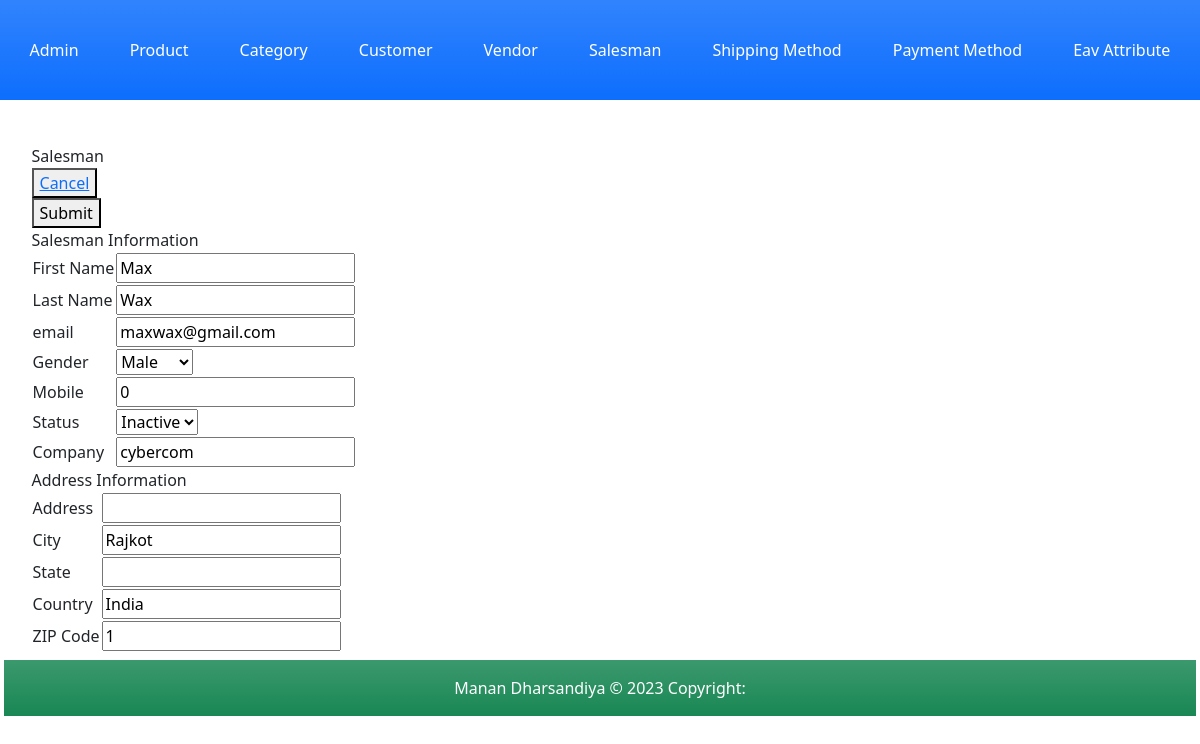
Page /Index.php?c=salesman&a=edit&id=16 on the committed database.
### tables this page shows
CREATE TABLE `salesman` (
  `salesman_id` int(11) NOT NULL,
  `first_name` varchar(255) NOT NULL,
  `last_name` varchar(255) NOT NULL,
  `email` varchar(255) NOT NULL,
  `gender` tinyint(4) NOT NULL,
  `mobile` int(10) NOT NULL,
  `status` tinyint(4) NOT NULL,
  `company` varchar(255) NOT NULL,
  `created_at` datetime NOT NULL,
  `updated_at` datetime DEFAULT NULL
);

CREATE TABLE `salesman_address` (
  `address_id` int(11) NOT NULL,
  `salesman_id` int(11) NOT NULL,
  `address` varchar(255) NOT NULL,
  `city` varchar(50) NOT NULL,
  `state` varchar(50) NOT NULL,
  `country` varchar(50) NOT NULL,
  `zip` int(8) NOT NULL
);

### Block/Core/Template.php (called while the page is built, shortened)
<?php
class Block_Core_Template extends Model_Core_View
{
	protected $children =  [];
	public function getChildren()
	{
		return $this->children;
	}
	public function addChild($key, $value)
	{
		$this->children[$key] = $value;
		return $this;
	}
}
?>

### Model/Core/View.php (called while the page is built, shortened)
<?php
class Model_Core_View
{
	protected $data = [];
	protected $template = null;
	public function setData($data)
	{
		$this->data = $data;
		return $this;
	}
	public function getData()
	{
		return $this->data;
	}
	public function setTemplate($template)
	{
		$this->template = $template;
		return $this;
	}
	public function getTemplate()
	{
		return $this->template;
	}
	public function render()
	{
		require 'View' . DS . $this->getTemplate();
	}
	public function getUrl($action = null, $controller = null, $params = [], $resetParam = false)
	{
		return Ccc::getModel('Core_Url')->getUrl($action, $controller, $params, $resetParam);
	}
}
?>

### Controller/Salesman.php (called while the page is built, shortened)
<?php
class Controller_Salesman extends Controller_Core_Action
{
	public function editAction()
	{
		try {
			if ($id = (int) $this->getRequest()->getParams('id')) {
				if (!($salesman =  Ccc::getModel('Salesman')->load($id))) {
					throw new Exception("Invalid Id.", 1);
				}
			}
			$salesmanAddress =  Ccc::getModel('Salesman');
			$salesmanAddress->getResource()->setTableName('salesman_address');
			if (!$salesmanAddress->load($id)) {
				throw new Exception("Invalid Id.", 1);
			}
			$layout = $this->getLayout();
			$layout->addContent('edit', $layout->createBlock('Salesman_Edit')->setData(['salesman' => $salesman, 'salesmanAddress' => $salesmanAddress]));
			$layout->render();
		} catch (Exception $e) {
			$this->getMessage()->addMessage($e->getMessage(),Model_Core_Message::FAILURE);
			$this->redirect('grid');
		}
	}
}
?>

### Controller/Core/Front.php (called while the page is built, shortened)
<?php
class Controller_Core_Front
{
	public function init()
	{
		$request = Ccc::getModel('Core_Request');
		$controller = new $controllerClassName();
		$actionName = $request->getActionName().'Action';
		$controller->$actionName();
	}
}
?>

### Index.php (called while the page is built, shortened)
<?php
spl_autoload_register(function ($className) {
    $classPath = str_replace('_', '/', $className);
});
class Ccc
{
	public static function init()
	{
		$front = new Controller_Core_Front();
		$front->init();
	}
	public static function getModel($className)
	{
		return new $className();
	}
}
Ccc::init();
?>

### Model/Core/Url.php (called while the page is built, shortened)
<?php
class Model_Core_Url
{
	public function getUrl($action = null, $controller = null, $params = [], $resetParam = false)
	{
		$request = Ccc::getModel('Core_Request');
		$final = $request->getParams();
		if ($resetParam) {
			$final = [];
		}
		if ($controller) {
			$final['c'] = $controller;
		}
		else {
			$final['c'] = $request->getControllerName();
		}
		if ($action) {
			$final['a'] = $action;
		}
		else {
			$final['a'] = $request->getActionName();
		}
		$queryString = http_build_query($final);
		$url = $_SERVER['REQUEST_SCHEME'] . "://" . $_SERVER['HTTP_HOST'] . $_SERVER['SCRIPT_NAME'] . "?" . $queryString;
		return $url;
	}
}
?>

### Model/Core/Request.php (called while the page is built, shortened)
<?php
class Model_Core_Request
{
	public function getParams($key=null, $value=null)
	{
		if ($key == null) {
			return $_GET;
		}
		if (array_key_exists($key, $_GET)) {
			return $_GET[$key];
		}
		return $value;
	}
	public function getControllerName()
	{
		return $this->getParams('c', 'product');
	}
}
?>

### Block/Salesman/Edit.php (called while the page is built, shortened)
<?php
class Block_Salesman_Edit extends Block_Core_Template
{
	public function getSalesman()
	{
		return $this->getData('salesman');
	}
	public function getSalesmanAddress()
	{
		return $this->getData('salesmanAddress');
	}
}
?>

### Model/Core/Table.php (called while the page is built, shortened)
<?php
class Model_Core_Table
{
	protected $data = [];
	protected $resource = null;
	public function setResource($resource)
	{
		$this->resource = $resource;
		return $this;
	}
	public function getResource()
	{
		if ($this->resource) {
			return $this->resource;
		}
		$resource = new $this->resourceClass();
		return $resource;
	}
	public function getTableName()
	{
		return $this->getResource()->getTableName();
	}
	public function getPrimaryKey()
	{
		return $this->getResource()->getPrimaryKey();
	}
	public function __get($key)
	{
		if (array_key_exists($key, $this->data)) {
			return $this->data[$key];
		}
		return null;
	}
	public function setData($data)
	{
		$this->data = array_merge($this->data, $data);
		return $this;
	}
	public function load($id, $column = null)
	{
		if (!$column) {
			$column = $this->getPrimaryKey();
		}
		$query = "SELECT * FROM `{$this->getTableName()}` WHERE `{$column}` = '{$id}'";
		$row = $this->getResource()->fetchRow($query);
		return $this;
	}
}
?>

### Model/Core/Adapter.php (called while the page is built, shortened)
<?php
class Model_Core_Adapter
{
	public $config = [
		'host' => 'localhost',
		'username' => 'root',
		'password' => '',
		'dbname' => 'newmvc-manan_dharsandiya'
	];
	public function connect(){
		$connect = mysqli_connect(
			$this->config['host'],
			$this->config['username'],
			$this->config['password'],
			$this->config['dbname']
		);
		return $connect;
	}
	public function fetchRow($query){
		$connect = $this->connect();
		$result = mysqli_query($connect, $query);
		if ($result->num_rows > 0) {
			return $result->fetch_assoc();
		}
		return false;
	}
}
?>

### Model/Core/Table/Resource.php (called while the page is built, shortened)
<?php
class Model_Core_Table_Resource
{
	public function getAdapter()
	{
		$adapter = Ccc::getModel('Core_Adapter');
		return $adapter;
	}
	public function fetchRow($query)
	{
		return $this->getAdapter()->fetchRow($query);
	}
}
?>

### Model/Salesman.php (called while the page is built, shortened)
<?php
class Model_Salesman extends Model_Core_Table
{
	public function getStatusOptions()
	{
		return [
			self::STATUS_ACTIVE => self::STATUS_ACTIVE_LBL,
			self::STATUS_INACTIVE => self::STATUS_INACTIVE_LBL
		];
	}
	public function getGenderOptions()
	{
		return [
			self::GENDER_MALE => self::GENDER_MALE_LBL,
			self::GENDER_FEMALE => self::GENDER_FEMALE_LBL
		];
	}
	public function getStatus()
	{
		if ($this->status) {
			return $this->status;
		}
		return self::STATUS_DEFAULT;
	}
	public function getGender()
	{
		if ($this->gender) {
			return $this->gender;
		}
		return self::GENDER_DEFAULT;
	}
}
?>

### View/salesman/edit.phtml (the view)
<?php
$salesman = $this->getSalesman()['salesman'];
$salesmanAddress = $this->getSalesmanAddress()['salesmanAddress'];
?>
<form action="<?php echo $this->getUrl('save'); ?>" method="post">
	<div class="add">
		<div>Salesman</div>
		<div class="cancel">
			<button><a href="<?php echo $this->getUrl('grid', null, [], true); ?>">Cancel</a></button>
		</div>
		<div class="submit">
			<button type="submit">Submit</button>
		</div>
	</div>
	<div>Salesman Information</div>
	<table>
		<tr>
			<td>First Name</td>
			<td><input type="text" name="salesman[first_name]" value="<?php echo $salesman->first_name; ?>"></td>
		</tr>
		<tr>
			<td>Last Name</td>
			<td><input type="text" name="salesman[last_name]" value="<?php echo $salesman->last_name; ?>"></td>
		</tr>
		<tr>
			<td>email</td>
			<td><input type="text" name="salesman[email]" value="<?php echo $salesman->email; ?>"></td>
		</tr>
		<tr>
			<td>Gender</td>
			<td>
				<select name="salesman[gender]">
					<?php foreach ($salesman->getGenderOptions() as $key => $value) : ?>
					<?php $selected = ($key == $salesman->getGender()) ? "selected" : ''; ?>
					<option value="<?php echo $key; ?>" <?php echo $selected;?>><?php echo $value; ?></option>
					<?php endforeach; ?>
				</select>
			</td>
		</tr>
		<tr>
			<td>Mobile</td>
			<td><input type="text" name="salesman[mobile]" value="<?php echo $salesman->mobile; ?>"></td>
		</tr>
		<tr>
			<td>Status</td>
			<td>
				<select name="salesman[status]">
					<?php foreach ($salesman->getStatusOptions() as $key => $value) : ?>
					<?php $selected = ($key == $salesman->getStatus()) ? "selected" : ''; ?>
					<option value="<?php echo $key; ?>" <?php echo $selected;?>><?php echo $value; ?></option>
					<?php endforeach; ?>
				</select>
			</td>
		</tr>
		<tr>
			<td>Company</td>
			<td><input type="text" name="salesman[company]" value="<?php echo $salesman->company; ?>"></td>
		</tr>
	</table>
	<div>Address Information</div>
	<table>
		<tr>
			<td>Address</td>
			<td><input type="text" name="salesmanAddress[address]" value="<?php echo $salesmanAddress->address; ?>"></td>
		</tr>
		<tr>
			<td>City</td>
			<td><input type="text" name="salesmanAddress[city]" value="<?php echo $salesmanAddress->city; ?>"></td>
		</tr>
		<tr>
			<td>State</td>
			<td><input type="text" name="salesmanAddress[state]" value="<?php echo $salesmanAddress->state; ?>"></td>
		</tr>
		<tr>
			<td>Country</td>
			<td><input type="text" name="salesmanAddress[country]" value="<?php echo $salesmanAddress->country; ?>"></td>
		</tr>
		<tr>
			<td>ZIP Code</td>
			<td><input type="text" name="salesmanAddress[zip]" value="<?php echo $salesmanAddress->zip; ?>"></td>
		</tr>
	</table>
</form>

### View/html/content.phtml
<?php
$children = $this->getChildren();
foreach ($children as $child) {
	$child->render();
}
?>

### rows in the picture
salesman: first_name "Max", last_name "Wax", email "maxwax@gmail.com", mobile "0", company "cybercom"
salesman_address: city "Rajkot", country "India", zip "1"

### other values in the picture
form field value "Male"
form field value "Inactive"
